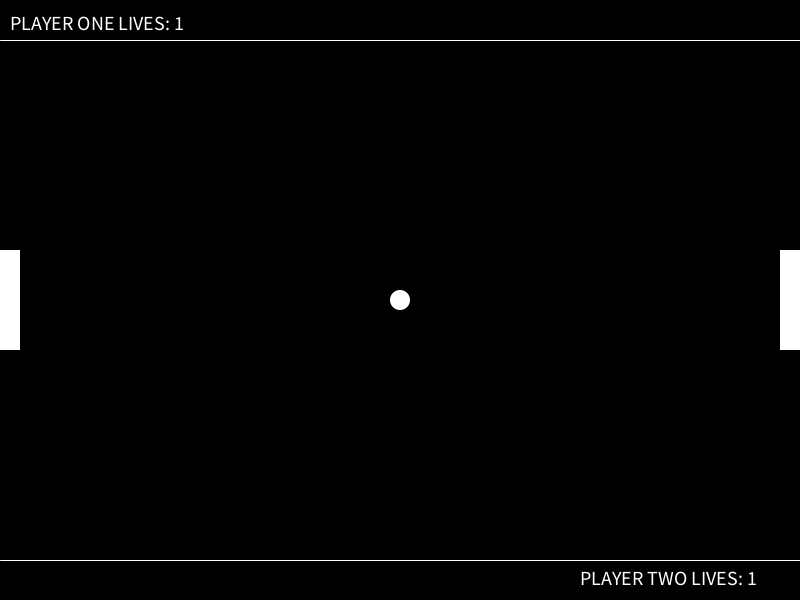
Frame 1 (no input)
Frame 60 (the mouse pressed at the canvas centre just before this capture): identical to frame 1, image omitted
Frame 120 (the mouse held since frame 60 and released just before this capture): identical to frame 1, image omitted

The Processing sketch that drew this single still picture (run headless with seeded random() and noise(); from frame 60 on, the mouse is pressed at the canvas centre):

// Processing sketch: Pong
// ── Pong.pde
// Project 3 Pong, Mykha Floresca, 121250643, 0205, 4/11/2025 
// I pledge on my honor that I have not given or received any unauthorized assistance on this assignment/examination 

/*--------------------------------------VARIABLES-----------------------------------------------*/ 
boolean tPressed = false; // start 
boolean wPressed = false; // p1 up 
boolean sPressed = false; // p1 down 
boolean iPressed = false; // p2 up 
boolean kPressed = false; // p2 down 
boolean nPressed = false; // reset 
boolean cPressed = false; // continue after life lost 

float bx, by;  // ball x and y 
float bvx, bvy;// ball velocities 
float radius = 20; 

int p1lives = 1; 
int p2lives = 1; 
int lastMissed = 0; // 1 = Player One missed, 2 = Player Two missed 

float paddleh = 100; 
float paddlew = 20; 
float p1y;  // player one paddle y 
float p2y;  // player two paddle y 

boolean gameStart = false; 
boolean gameOver = false; 
boolean first_roundStart = true; 

final int TRAIL = 20; 
float[] xTrail = new float[TRAIL]; 
float[] yTrail = new float[TRAIL]; 

/*------------------------------------SETUP AND DRAW--------------------------------------------*/ 

void setup() { 
  size(800, 600); 
  resetGame(); 
} 

void draw() { 
  background(0); 
  noStroke(); 

  //Game over screen 
  if (gameOver) { 
    gameOverScreen(); 
    if (nPressed) { 
      resetGame(); 
    } 
    return; 
  } 

  //Visuals 
  ui(); 
  trailDraw(); 

  // Paddle behaviors 
  movePaddle(); 
  rect(0, p1y, paddlew, paddleh); 
  rect(width - paddlew, p2y, paddlew, paddleh); 

  //resets 
  if (nPressed) { 
    resetGame(); 
    nPressed = false; 
  } 

  //Starts round if c is pressed and it's ended 
  if (!gameStart && cPressed) { 
    roundStart(); 
    gameStart = true; 
    cPressed = false; 
  } 

  //Ball logic during game 
  if (gameStart) { 
    bx += bvx; 
    by += bvy; 
    checkWall(); 
    checkPaddleCollision(); 
    trailUpdate(); 
    checkGameOver();  
  } 
} 

/*---------------------------------------FUNCTIONS----------------------------------------------*/ 

//Creates game over screen. 
void gameOverScreen() { 
  fill(255); 
  textSize(40); 
  textAlign(CENTER, CENTER); 

  //When someone's life reaches 0, display text 
  if (p1lives < 0) { 
    text("GAME OVER\nPlayer Two Wins!", width/2, height/2 - 20); 
  } else if (p2lives < 0) { 
    text("GAME OVER\nPlayer One Wins!", width/2, height/2 - 20); 
  } 
  textSize(20); 
  text("Press 'n' to play again", width/2, height/2 + 50); 
} 

void checkPaddleCollision() { 
  // Player One (Left Paddle) 
  if (bx - radius/2 <= paddlew &&  
    bx - radius/2 >= 0 &&         
    by + radius/2 >= p1y &&       
    by - radius/2 <= p1y + paddleh) {  
    bx = paddlew + radius/2 + 1; 
    bvx *= -1;  // Reverse x-velocity 
  } 
  // Player Two (Right Paddle) 
  if (bx + radius/2 >= width - paddlew &&   
    bx + radius/2 <= width &&             
    by + radius/2 >= p2y &&               
    by - radius/2 <= p2y + paddleh) {     
     bx = width - paddlew - radius/2 - 1; 
    bvx *= -1;  // Reverse x-velocity  
  } 
} 

void checkWall() { 
  // Left wall 
  if (bx + radius < -50) { 
    p1lives -= 1; 
    lastMissed = 1; 
    gameStart = false; 
  } 
  // Right wall 
  if (bx - radius > width+50) { 
    p2lives -= 1; 
    lastMissed =2; 
    gameStart = false; 
  } 
  // Top wall 
  if (by - radius < 0+30) { 
    bvy *= -1; 
  } 
  // Bottom wall 
  if (by + radius > height-30) { 
    bvy *= -1; 
  } 
} 

void trailDraw() { 
  for (int i = TRAIL - 1; i >= 0; i--) { 
    float r = map(i, 0, TRAIL - 1, radius, 5); //Makes balls smaller 
    float alpha = map(i, 0, TRAIL - 1, 255, 10); //Changes opacity 
    fill(255, alpha); 
    ellipse(xTrail[i], yTrail[i], r, r); //Draws the balls 
  } 
} 

//Cycle through the trail of the ball using arrays 
void trailUpdate() { //Updates location 
  for (int i = TRAIL - 1; i > 0; i--) { 
    xTrail[i] = xTrail[i - 1]; 
    yTrail[i] = yTrail[i - 1]; 
  } 
  xTrail[0] = bx; 
  yTrail[0] = by; 
} 

void movePaddle() { 
  if (wPressed && p1y > 42) 
    p1y -= 5; 
  if (sPressed && p1y < height - paddleh - 40) 
    p1y += 5; 
  if (iPressed && p2y > 42) 
    p2y -= 5; 
  if (kPressed && p2y < height - paddleh - 40) 
    p2y += 5; 
} 

void roundStart() { 
  if (first_roundStart) { 
    // Very start of the game 
    bx = width / 2; 
    by = height / 2; 
    // Randomly choose either -4 or 4 for x-velocity 
    bvx = random(1) < 0.5 ? -4 : 4; 
    // Randomly choose y-velocity within [-10, -3) or [3, 10) 
    bvy = (random(1) < 0.5) ? random(-10, -3) : random(3, 10); 
    first_roundStart = false; 
  } else { 
    if (lastMissed == 1) { 
      // Player 1 missed, start at the center of Player 2's paddle 
      bx = width - paddlew - radius - 1; 
      by = p2y + paddleh / 2; 
      bvx = random(1) < 0.5 ? -4 : 4;  //random x velocity 
    } else if (lastMissed == 2) { 
      // Player 2 missed, start at the center of Player 1's paddle 
      bx = paddlew + radius + 1; 
      by = p1y + paddleh / 2; 
      bvx = random(1) < 0.5 ? -4 : 4;   
    } else { 
      bx = width / 2; 
      by = height / 2; 
      bvx = random(1) < 0.5 ? -4 : 4;  // Random x velocity 
    } 

    // Randomly choose y-velocity within [-10, -3) or [3, 10) 
    bvy = (random(1) < 0.5) ? random(-10, -3) : random(3, 10); 
  } 

  // Reset trails 
  for (int i = 0; i < TRAIL; i++) { 
    xTrail[i] = bx; 
    yTrail[i] = by; 
  } 
} 

//Resets all values 
void resetGame() { 
  bx = width / 2; 
  by = height / 2; 
  p1y = height / 2 - paddleh / 2; 
  p2y = height / 2 - paddleh / 2; 
  p1lives = 1; 
  p2lives = 1; 

  gameOver = false;      
  gameStart = false;    
  lastMissed = 0; 

  for (int i = 0; i < TRAIL; i++) { 
    xTrail[i] = bx; 
    yTrail[i] = by; 
  } 
} 

//Draw the UI such as the text and lines. 
void ui() { 
  fill(255); 
  textAlign(LEFT); 
  textSize(20); 
  text("PLAYER ONE LIVES: " + p1lives, 10, 30); 
  text("PLAYER TWO LIVES: " + p2lives, width - 220, height - 15); 
  stroke(255); 
  line(0, 40, width, 40); 
  line(0, height - 40, width, height - 40); 
  noStroke(); 
} 

void checkGameOver() { 
  if (p1lives < 0 || p2lives < 0) { 
    gameOver = true; 
    gameStart = false; 
  } 
} 

/*----------------------------------------KEYS------------------------------------------------*/ 

void keyPressed() { 
  if (key == 't' || key == 'T') { 
    roundStart(); 
    gameStart = true; 
  } else if (key == 'w' || key == 'W') { 
    wPressed = true; 
  } else if (key == 's' || key == 'S') { 
    sPressed = true; 
  } else if (key == 'i' || key == 'I') { 
    iPressed = true; 
  } else if (key == 'k' || key == 'K') { 
    kPressed = true; 
  } else if (key == 'n' || key == 'N') { 
    nPressed = true; 
  } else if (key == 'c' || key == 'C') { 
    cPressed = true; 
  } 
} 

void keyReleased() { 
  if (key == 'w' || key == 'W') { 
    wPressed = false; 
  } else if (key == 's' || key == 'S') { 
    sPressed = false; 
  } else if (key == 'i' || key == 'I') { 
    iPressed = false; 
  } else if (key == 'k' || key == 'K') { 
    kPressed = false; 
  } 
} 
```
